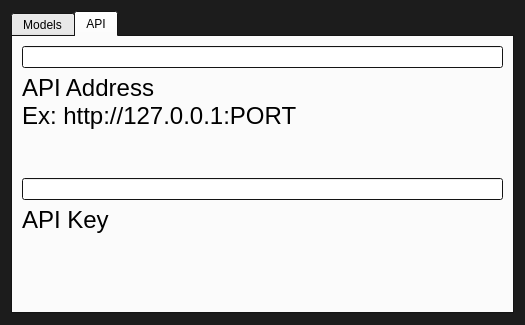
<?xml version="1.0" encoding="UTF-8"?>
<ui version="4.0">
 <class>ModelPicker</class>
 <widget class="QDialog" name="ModelPicker">
  <property name="geometry">
   <rect>
    <x>0</x>
    <y>0</y>
    <width>525</width>
    <height>325</height>
   </rect>
  </property>
  <property name="palette">
   <palette>
    <active>
     <colorrole role="Window">
      <brush brushstyle="SolidPattern">
       <color alpha="255">
        <red>28</red>
        <green>28</green>
        <blue>28</blue>
       </color>
      </brush>
     </colorrole>
    </active>
    <inactive>
     <colorrole role="Window">
      <brush brushstyle="SolidPattern">
       <color alpha="255">
        <red>28</red>
        <green>28</green>
        <blue>28</blue>
       </color>
      </brush>
     </colorrole>
    </inactive>
    <disabled>
     <colorrole role="Window">
      <brush brushstyle="SolidPattern">
       <color alpha="255">
        <red>28</red>
        <green>28</green>
        <blue>28</blue>
       </color>
      </brush>
     </colorrole>
    </disabled>
   </palette>
  </property>
  <property name="windowTitle">
   <string>Model Picker</string>
  </property>
  <layout class="QVBoxLayout" name="verticalLayout">
   <item>
    <widget class="QTabWidget" name="tabWidget">
     <property name="currentIndex">
      <number>1</number>
     </property>
     <widget class="QWidget" name="Tab_Models">
      <attribute name="title">
       <string>Models</string>
      </attribute>
      <layout class="QVBoxLayout" name="verticalLayout_3">
       <item>
        <widget class="QScrollArea" name="scrollArea">
         <property name="widgetResizable">
          <bool>true</bool>
         </property>
         <widget class="QWidget" name="ModelVBox">
          <property name="geometry">
           <rect>
            <x>0</x>
            <y>0</y>
            <width>453</width>
            <height>244</height>
           </rect>
          </property>
          <layout class="QVBoxLayout" name="verticalLayout_4"/>
         </widget>
        </widget>
       </item>
      </layout>
     </widget>
     <widget class="QWidget" name="Tab_API">
      <attribute name="title">
       <string>API</string>
      </attribute>
      <layout class="QGridLayout" name="gridLayout">
       <item row="3" column="0">
        <widget class="QLabel" name="APIKeyLabel">
         <property name="font">
          <font>
           <pointsize>18</pointsize>
          </font>
         </property>
         <property name="text">
          <string>API Key</string>
         </property>
         <property name="alignment">
          <set>Qt::AlignmentFlag::AlignLeading|Qt::AlignmentFlag::AlignLeft|Qt::AlignmentFlag::AlignTop</set>
         </property>
        </widget>
       </item>
       <item row="2" column="0">
        <widget class="QLineEdit" name="APIKeyEdit"/>
       </item>
       <item row="0" column="0">
        <widget class="QLineEdit" name="APIAddressEdit"/>
       </item>
       <item row="1" column="0">
        <widget class="QLabel" name="APIAddressLabel">
         <property name="font">
          <font>
           <pointsize>18</pointsize>
          </font>
         </property>
         <property name="text">
          <string>API Address
Ex: http://127.0.0.1:PORT</string>
         </property>
         <property name="alignment">
          <set>Qt::AlignmentFlag::AlignLeading|Qt::AlignmentFlag::AlignLeft|Qt::AlignmentFlag::AlignTop</set>
         </property>
        </widget>
       </item>
      </layout>
     </widget>
    </widget>
   </item>
  </layout>
 </widget>
 <resources/>
 <connections/>
</ui>
